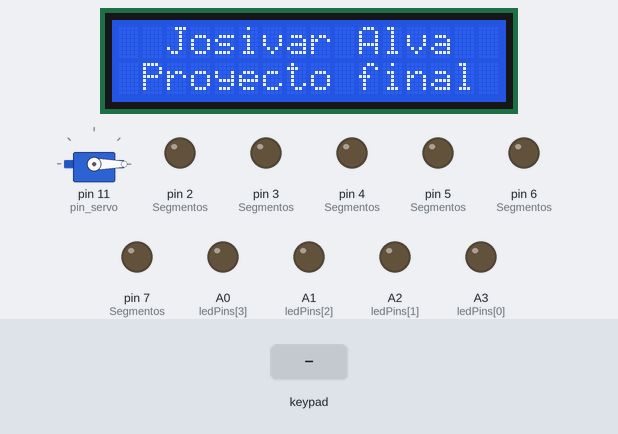
The sketch below on a simulated Arduino Uno, built with avr-gcc and run on an emulated ATmega328P. Parts: servo, 16×2 character LCD, output pins drawn as LEDs (lit = HIGH). Dashed ring = blinking. Inputs (shaded band) come from the test bench. Pins used as bus, display or sensor lines are not drawn; what the sketch prints to the serial monitor is not drawn.

Above: at 1.4 s.
1.5 s: key '3' pressed
At 1.63 s:
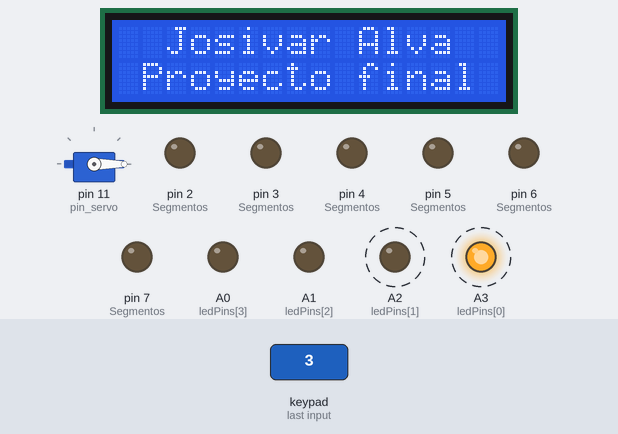
3.7 s: key '4' pressed
At 4.4 s:
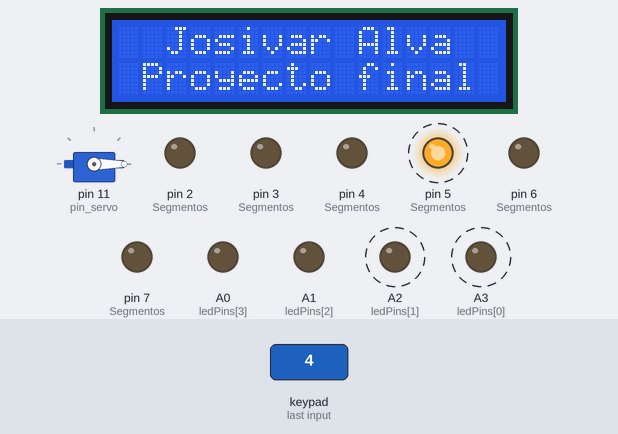
6.0 s: key '5' pressed
At 7.9 s:
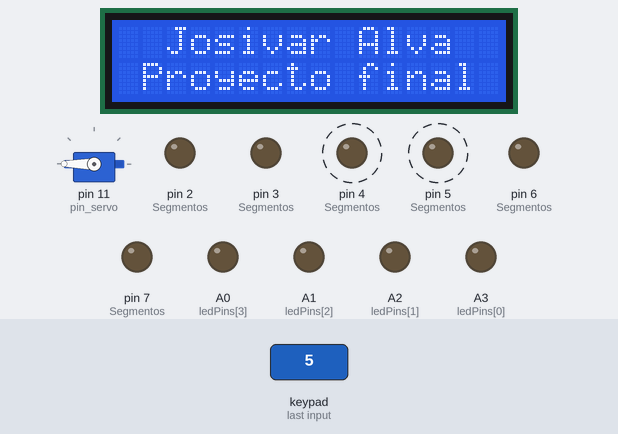
Timing chart, 0 to 9.5 s (numbered marks = the images above; inputs shaded):
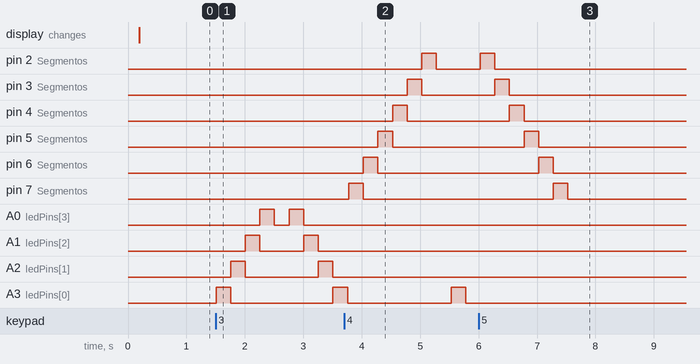

Measured:
- after the input at 1.5 s, A0 (ledPins[3]): alternates HIGH for 0.25 s and LOW for 0.25 s, 4 changes in all, then stays LOW, starting after 0.76 s; A1 (ledPins[2]): alternates HIGH for 0.25 s and LOW for 0.75 s, starting after 0.51 s
- after the input at 3.7 s, pin 2 (Segmentos): LOW → HIGH after 1.3 s, → LOW 0.25 s later; pin 3 (Segmentos): LOW → HIGH after 1.1 s, → LOW 0.25 s later; pin 4 (Segmentos): LOW → HIGH after 0.83 s, → LOW 0.25 s later; pin 5 (Segmentos): LOW → HIGH after 0.58 s, → LOW 0.25 s later; pin 6 (Segmentos): LOW → HIGH after 0.33 s, → LOW 0.25 s later
- after the input at 6.0 s, servo on pin 11 (pin_servo): 0° → 180° after 1.5 s, → 0° 0.50 s later

The sketch:

Proyecto_final_segundo_bimestre.ino
```cpp
/*
   Fundacion Kinal
   Centro educativo técnico laboral Kinal
   Quinto perito
   Quinto electrónica
   Código Técnico: EB5AV / EB5AV
   Curso: Taller de electrónica digital y reparación de computadoras I
   Proyecto: Proyecto final
   Dev: Josivar Sebastián Rayjam Alva López
   Fecha: 27 de mayo del año 2024
   link de la simulación:
*/

#include <Wire.h>
#include <Servo.h>
#include <Keypad.h>
#include <LiquidCrystal_I2C.h>

// Directivas de procesador servomotor
#define pin_servo 11

// Directivas de procesador teclado matricial
#define filas_teclado 2
#define columnas_teclado 3

#define f1_teclado 13
#define f2_teclado 12

#define c1_teclado 10
#define c2_teclado 9
#define c3_teclado 8

// Directivas de procesador pantalla LCD
#define direccion_LCD 0x27
#define filas_LCD 2
#define columnas_LCD 16

// Definición de pines para los LEDs
const int ledPins[] = {A3, A2, A1, A0};
// Definición de pines del display
#define A 7
#define B 6
#define C 5
#define D 4
#define E 3
#define F 2
#define G 1

const int Segmentos[] = {A, B, C, D, E, F, G};

// Variables para el uso del teclado
char keys[filas_teclado][columnas_teclado] = {
  {'1', '2', '3'},
  {'4', '5', '6'},
};

byte pines_filas[filas_teclado] = {f1_teclado, f2_teclado};
byte pines_columnas[columnas_teclado] = {c1_teclado, c2_teclado, c3_teclado};

// Variables para el uso del servomotor
const int inicial_pos = 0;
const int final_pos = 180;

// Constructor
LiquidCrystal_I2C lcd(direccion_LCD, columnas_LCD, filas_LCD);
Servo Servodeteccion;
Keypad tecladoDeteccion = Keypad(makeKeymap(keys), pines_filas, pines_columnas, filas_teclado, columnas_teclado);

// Funciones
void config_outputs(void);
void config_HMI(void);
void display();
void Autofantastico(void);

// Función para configurar el HMI
void config_HMI(void) {
  Servodeteccion.attach(pin_servo);
  Servodeteccion.write(inicial_pos);

  lcd.init();
  lcd.backlight();
  lcd.setCursor(2, 0);
  lcd.print("Josivar Alva");
  delay(100);
  lcd.setCursor(1, 1);
  lcd.print("Proyecto final");
  delay(100);
}

// Función para controlar el display
void display() {
  for (int i = 0; i < 7; i++) {
    digitalWrite(Segmentos[i], HIGH);
    delay(250);
    digitalWrite(Segmentos[i], LOW);
  }
  for (int i = 7; i >= 0; i--) {
    digitalWrite(Segmentos[i], HIGH);
    delay(250);
    digitalWrite(Segmentos[i], LOW);
  }
}

// Función para el "Autofantástico"
void Autofantastico(void) {
  for (int i = 0; i < 4; i++) {
    digitalWrite(ledPins[i], HIGH);
    delay(250);
    digitalWrite(ledPins[i], LOW);
  }
  for (int i = 4; i >= 0; i--) {
    digitalWrite(ledPins[i], HIGH);
    delay(250);
    digitalWrite(ledPins[i], LOW);
  }
}

void setup() {
  Serial.begin(9600);
  Serial.println("Proyecto final");

  config_outputs();
  config_HMI();
}

void loop() {
  char key = tecladoDeteccion.getKey();

  if (key) {

    // Acción para la tecla '1'
    // Contador 0-99
    if (key == '1') {
      Serial.println("Se presiono la tecla 1");
      Serial.println("Contador automático de 0 a 99");
      for (int ascendente = 0; ascendente <= 99; ascendente++) {
        Serial.println(ascendente);
        delay(100);
      }
    }
    // Acción para la tecla '2'
    // Contador 99-0
    else if (key == '2') {
      Serial.println("Se presiono la tecla 2");
      Serial.println("Contador automático de 99 a 0");
      for (int descenso = 99; descenso >= 0; descenso--) {
        Serial.println(descenso);
        delay(100);
      }
    }
    // Acción para la tecla '3'
    // Efecto Autofantástico
    else if (key == '3') {
      Serial.println("Se presiono la tecla 3");
      Serial.println("Animacion del auto fantástico");
      Autofantastico();
    }
    // Acción para la tecla '4'
    // Display innovación
    else if (key == '4') {
      Serial.println("Se presiono la tecla 4");
      Serial.println("Animacion por medio del Display");
      display();
    }
    // Acción para la tecla '5'
    // Movimiento del servomotor
    else if (key == '5') {
      Serial.println("Se presiono la tecla 5");
      Serial.println("Movimiento de 0 a 180 grados,servomotor");
      Servodeteccion.write(final_pos);
      delay(500);  // Espera 0.5 segundos
      Servodeteccion.write(inicial_pos);
    }
  }
}

void config_outputs(void) {
  for (int i = 0; i < 4; i++) {
    pinMode(ledPins[i], OUTPUT);
  }

  for (int i = 0; i < 7; i++) {
    pinMode(Segmentos[i], OUTPUT);
  }
}
```
